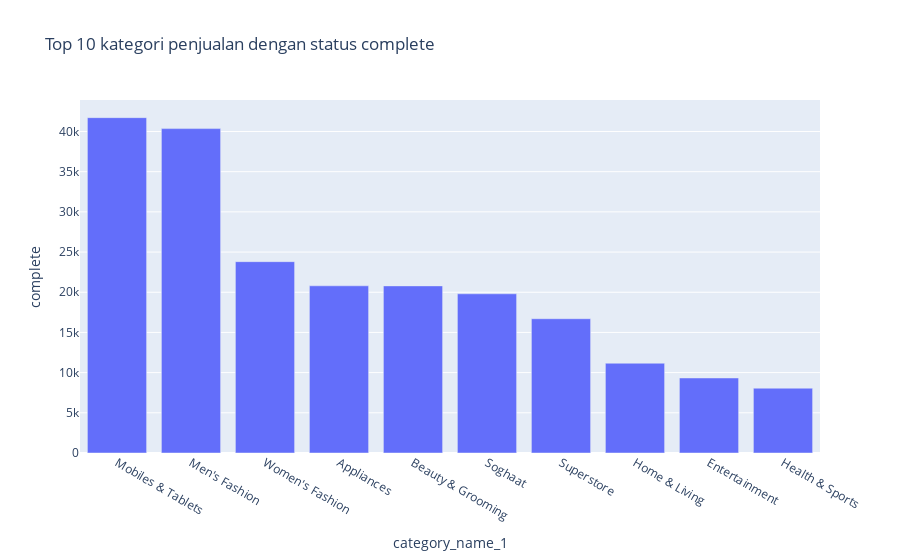

Notebook code cell kept with this figure:
### Code cell
fig = px.bar(
    df_ct,
    x='category_name_1',
    y='complete',
    title='Top 10 kategori penjualan dengan status complete')

fig.show()

### Figure 1 — Plotly figure (JSON) as saved in the notebook; plotly's stock layout.template omitted (floating-point values rounded to 4 significant figures)
{"data": [{"alignmentgroup": "True", "hovertemplate": "category_name_1=%{x}<br>complete=%{y}<extra></extra>", "legendgroup": "", "marker": {"color": "#636efa", "pattern": {"shape": ""}}, "name": "", "offsetgroup": "", "orientation": "v", "showlegend": false, "textposition": "auto", "type": "bar", "x": ["Mobiles & Tablets", "Men's Fashion", "Women's Fashion", "Appliances", "Beauty & Grooming", "Soghaat", "Superstore", "Home & Living", "Entertainment", "Health & Sports"], "xaxis": "x", "y": [41722, 40357, 23805, 20801, 20792, 19808, 16705, 11168, 9335, 8064], "yaxis": "y"}], "layout": {"barmode": "relative", "legend": {"tracegroupgap": 0}, "title": {"text": "Top 10 kategori penjualan dengan status complete"}, "xaxis": {"anchor": "y", "domain": [0, 1], "title": {"text": "category_name_1"}}, "yaxis": {"anchor": "x", "domain": [0, 1], "title": {"text": "complete"}}}}
